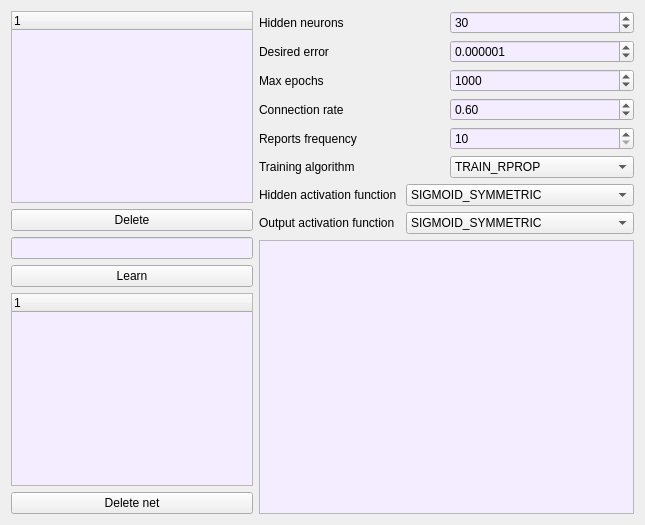
<?xml version="1.0" encoding="UTF-8"?>
<ui version="4.0">
 <class>Learn</class>
 <widget class="QWidget" name="Learn">
  <property name="geometry">
   <rect>
    <x>0</x>
    <y>0</y>
    <width>645</width>
    <height>525</height>
   </rect>
  </property>
  <property name="windowTitle">
   <string>Learning manager</string>
  </property>
  <layout class="QHBoxLayout" name="horizontalLayout_9">
   <item>
    <layout class="QVBoxLayout" name="verticalLayout_6">
     <item>
      <layout class="QVBoxLayout" name="verticalLayout_3">
       <item>
        <widget class="QTreeWidget" name="tree_exports">
         <property name="sizePolicy">
          <sizepolicy hsizetype="Maximum" vsizetype="Expanding">
           <horstretch>0</horstretch>
           <verstretch>0</verstretch>
          </sizepolicy>
         </property>
         <property name="maximumSize">
          <size>
           <width>250</width>
           <height>16777215</height>
          </size>
         </property>
         <property name="palette">
          <palette>
           <active>
            <colorrole role="Base">
             <brush brushstyle="SolidPattern">
              <color alpha="255">
               <red>243</red>
               <green>237</green>
               <blue>255</blue>
              </color>
             </brush>
            </colorrole>
           </active>
           <inactive>
            <colorrole role="Base">
             <brush brushstyle="SolidPattern">
              <color alpha="255">
               <red>243</red>
               <green>237</green>
               <blue>255</blue>
              </color>
             </brush>
            </colorrole>
           </inactive>
           <disabled>
            <colorrole role="Base">
             <brush brushstyle="SolidPattern">
              <color alpha="255">
               <red>247</red>
               <green>247</green>
               <blue>247</blue>
              </color>
             </brush>
            </colorrole>
           </disabled>
          </palette>
         </property>
         <column>
          <property name="text">
           <string notr="true">1</string>
          </property>
         </column>
        </widget>
       </item>
       <item>
        <widget class="QPushButton" name="button_exp_delete">
         <property name="text">
          <string>Delete</string>
         </property>
         <property name="icon">
          <iconset resource="../icons/icons.qrc">
           <normaloff>:/actions/actions/editdelete.png</normaloff>:/actions/actions/editdelete.png</iconset>
         </property>
        </widget>
       </item>
       <item>
        <widget class="QLineEdit" name="line_learn">
         <property name="sizePolicy">
          <sizepolicy hsizetype="Maximum" vsizetype="Fixed">
           <horstretch>0</horstretch>
           <verstretch>0</verstretch>
          </sizepolicy>
         </property>
         <property name="maximumSize">
          <size>
           <width>250</width>
           <height>16777215</height>
          </size>
         </property>
         <property name="palette">
          <palette>
           <active>
            <colorrole role="Base">
             <brush brushstyle="SolidPattern">
              <color alpha="255">
               <red>243</red>
               <green>237</green>
               <blue>255</blue>
              </color>
             </brush>
            </colorrole>
           </active>
           <inactive>
            <colorrole role="Base">
             <brush brushstyle="SolidPattern">
              <color alpha="255">
               <red>243</red>
               <green>237</green>
               <blue>255</blue>
              </color>
             </brush>
            </colorrole>
           </inactive>
           <disabled>
            <colorrole role="Base">
             <brush brushstyle="SolidPattern">
              <color alpha="255">
               <red>247</red>
               <green>247</green>
               <blue>247</blue>
              </color>
             </brush>
            </colorrole>
           </disabled>
          </palette>
         </property>
        </widget>
       </item>
       <item>
        <widget class="QPushButton" name="button_learn">
         <property name="sizePolicy">
          <sizepolicy hsizetype="Maximum" vsizetype="Fixed">
           <horstretch>0</horstretch>
           <verstretch>0</verstretch>
          </sizepolicy>
         </property>
         <property name="maximumSize">
          <size>
           <width>250</width>
           <height>16777215</height>
          </size>
         </property>
         <property name="text">
          <string>Learn</string>
         </property>
         <property name="icon">
          <iconset resource="../icons/icons.qrc">
           <normaloff>:/actions/actions/wizard.png</normaloff>:/actions/actions/wizard.png</iconset>
         </property>
        </widget>
       </item>
      </layout>
     </item>
     <item>
      <layout class="QVBoxLayout" name="verticalLayout_4">
       <item>
        <widget class="QTreeWidget" name="tree_nets">
         <property name="sizePolicy">
          <sizepolicy hsizetype="Maximum" vsizetype="Expanding">
           <horstretch>0</horstretch>
           <verstretch>0</verstretch>
          </sizepolicy>
         </property>
         <property name="palette">
          <palette>
           <active>
            <colorrole role="Base">
             <brush brushstyle="SolidPattern">
              <color alpha="255">
               <red>243</red>
               <green>237</green>
               <blue>255</blue>
              </color>
             </brush>
            </colorrole>
           </active>
           <inactive>
            <colorrole role="Base">
             <brush brushstyle="SolidPattern">
              <color alpha="255">
               <red>243</red>
               <green>237</green>
               <blue>255</blue>
              </color>
             </brush>
            </colorrole>
           </inactive>
           <disabled>
            <colorrole role="Base">
             <brush brushstyle="SolidPattern">
              <color alpha="255">
               <red>247</red>
               <green>247</green>
               <blue>247</blue>
              </color>
             </brush>
            </colorrole>
           </disabled>
          </palette>
         </property>
         <column>
          <property name="text">
           <string notr="true">1</string>
          </property>
         </column>
        </widget>
       </item>
       <item>
        <widget class="QPushButton" name="button_delete">
         <property name="sizePolicy">
          <sizepolicy hsizetype="Maximum" vsizetype="Fixed">
           <horstretch>0</horstretch>
           <verstretch>0</verstretch>
          </sizepolicy>
         </property>
         <property name="maximumSize">
          <size>
           <width>250</width>
           <height>16777215</height>
          </size>
         </property>
         <property name="text">
          <string>Delete net</string>
         </property>
         <property name="icon">
          <iconset resource="../icons/icons.qrc">
           <normaloff>:/actions/actions/editdelete.png</normaloff>:/actions/actions/editdelete.png</iconset>
         </property>
        </widget>
       </item>
      </layout>
     </item>
    </layout>
   </item>
   <item>
    <layout class="QVBoxLayout" name="verticalLayout_2">
     <item>
      <layout class="QVBoxLayout" name="verticalLayout">
       <item>
        <layout class="QHBoxLayout" name="horizontalLayout">
         <item>
          <widget class="QLabel" name="label">
           <property name="text">
            <string>Hidden neurons</string>
           </property>
          </widget>
         </item>
         <item>
          <widget class="QSpinBox" name="spin_hidden">
           <property name="palette">
            <palette>
             <active>
              <colorrole role="Base">
               <brush brushstyle="SolidPattern">
                <color alpha="255">
                 <red>243</red>
                 <green>237</green>
                 <blue>255</blue>
                </color>
               </brush>
              </colorrole>
             </active>
             <inactive>
              <colorrole role="Base">
               <brush brushstyle="SolidPattern">
                <color alpha="255">
                 <red>243</red>
                 <green>237</green>
                 <blue>255</blue>
                </color>
               </brush>
              </colorrole>
             </inactive>
             <disabled>
              <colorrole role="Base">
               <brush brushstyle="SolidPattern">
                <color alpha="255">
                 <red>247</red>
                 <green>247</green>
                 <blue>247</blue>
                </color>
               </brush>
              </colorrole>
             </disabled>
            </palette>
           </property>
           <property name="minimum">
            <number>1</number>
           </property>
           <property name="maximum">
            <number>999999</number>
           </property>
           <property name="singleStep">
            <number>10</number>
           </property>
           <property name="value">
            <number>30</number>
           </property>
          </widget>
         </item>
        </layout>
       </item>
       <item>
        <layout class="QHBoxLayout" name="horizontalLayout_2">
         <item>
          <widget class="QLabel" name="label_2">
           <property name="text">
            <string>Desired error</string>
           </property>
          </widget>
         </item>
         <item>
          <widget class="QDoubleSpinBox" name="spin_error">
           <property name="palette">
            <palette>
             <active>
              <colorrole role="Base">
               <brush brushstyle="SolidPattern">
                <color alpha="255">
                 <red>243</red>
                 <green>237</green>
                 <blue>255</blue>
                </color>
               </brush>
              </colorrole>
             </active>
             <inactive>
              <colorrole role="Base">
               <brush brushstyle="SolidPattern">
                <color alpha="255">
                 <red>243</red>
                 <green>237</green>
                 <blue>255</blue>
                </color>
               </brush>
              </colorrole>
             </inactive>
             <disabled>
              <colorrole role="Base">
               <brush brushstyle="SolidPattern">
                <color alpha="255">
                 <red>247</red>
                 <green>247</green>
                 <blue>247</blue>
                </color>
               </brush>
              </colorrole>
             </disabled>
            </palette>
           </property>
           <property name="decimals">
            <number>6</number>
           </property>
           <property name="minimum">
            <double>0.000000000000000</double>
           </property>
           <property name="maximum">
            <double>1.000000000000000</double>
           </property>
           <property name="singleStep">
            <double>0.001000000000000</double>
           </property>
           <property name="value">
            <double>0.000001000000000</double>
           </property>
          </widget>
         </item>
        </layout>
       </item>
       <item>
        <layout class="QHBoxLayout" name="horizontalLayout_3">
         <item>
          <widget class="QLabel" name="label_3">
           <property name="text">
            <string>Max epochs</string>
           </property>
          </widget>
         </item>
         <item>
          <widget class="QSpinBox" name="spin_epochs">
           <property name="palette">
            <palette>
             <active>
              <colorrole role="Base">
               <brush brushstyle="SolidPattern">
                <color alpha="255">
                 <red>243</red>
                 <green>237</green>
                 <blue>255</blue>
                </color>
               </brush>
              </colorrole>
             </active>
             <inactive>
              <colorrole role="Base">
               <brush brushstyle="SolidPattern">
                <color alpha="255">
                 <red>243</red>
                 <green>237</green>
                 <blue>255</blue>
                </color>
               </brush>
              </colorrole>
             </inactive>
             <disabled>
              <colorrole role="Base">
               <brush brushstyle="SolidPattern">
                <color alpha="255">
                 <red>247</red>
                 <green>247</green>
                 <blue>247</blue>
                </color>
               </brush>
              </colorrole>
             </disabled>
            </palette>
           </property>
           <property name="minimum">
            <number>100</number>
           </property>
           <property name="maximum">
            <number>1000000</number>
           </property>
           <property name="singleStep">
            <number>500</number>
           </property>
           <property name="value">
            <number>1000</number>
           </property>
          </widget>
         </item>
        </layout>
       </item>
       <item>
        <layout class="QHBoxLayout" name="horizontalLayout_4">
         <item>
          <widget class="QLabel" name="label_8">
           <property name="text">
            <string>Connection rate</string>
           </property>
          </widget>
         </item>
         <item>
          <widget class="QDoubleSpinBox" name="spin_rate">
           <property name="palette">
            <palette>
             <active>
              <colorrole role="Base">
               <brush brushstyle="SolidPattern">
                <color alpha="255">
                 <red>243</red>
                 <green>237</green>
                 <blue>255</blue>
                </color>
               </brush>
              </colorrole>
             </active>
             <inactive>
              <colorrole role="Base">
               <brush brushstyle="SolidPattern">
                <color alpha="255">
                 <red>243</red>
                 <green>237</green>
                 <blue>255</blue>
                </color>
               </brush>
              </colorrole>
             </inactive>
             <disabled>
              <colorrole role="Base">
               <brush brushstyle="SolidPattern">
                <color alpha="255">
                 <red>247</red>
                 <green>247</green>
                 <blue>247</blue>
                </color>
               </brush>
              </colorrole>
             </disabled>
            </palette>
           </property>
           <property name="maximum">
            <double>1.000000000000000</double>
           </property>
           <property name="singleStep">
            <double>0.100000000000000</double>
           </property>
           <property name="value">
            <double>0.600000000000000</double>
           </property>
          </widget>
         </item>
        </layout>
       </item>
       <item>
        <layout class="QHBoxLayout" name="horizontalLayout_5">
         <item>
          <widget class="QLabel" name="label_4">
           <property name="text">
            <string>Reports frequency</string>
           </property>
          </widget>
         </item>
         <item>
          <widget class="QSpinBox" name="spin_reports">
           <property name="palette">
            <palette>
             <active>
              <colorrole role="Base">
               <brush brushstyle="SolidPattern">
                <color alpha="255">
                 <red>243</red>
                 <green>237</green>
                 <blue>255</blue>
                </color>
               </brush>
              </colorrole>
             </active>
             <inactive>
              <colorrole role="Base">
               <brush brushstyle="SolidPattern">
                <color alpha="255">
                 <red>243</red>
                 <green>237</green>
                 <blue>255</blue>
                </color>
               </brush>
              </colorrole>
             </inactive>
             <disabled>
              <colorrole role="Base">
               <brush brushstyle="SolidPattern">
                <color alpha="255">
                 <red>247</red>
                 <green>247</green>
                 <blue>247</blue>
                </color>
               </brush>
              </colorrole>
             </disabled>
            </palette>
           </property>
           <property name="minimum">
            <number>10</number>
           </property>
           <property name="maximum">
            <number>1000</number>
           </property>
           <property name="singleStep">
            <number>10</number>
           </property>
           <property name="value">
            <number>10</number>
           </property>
          </widget>
         </item>
        </layout>
       </item>
       <item>
        <layout class="QHBoxLayout" name="horizontalLayout_6">
         <item>
          <widget class="QLabel" name="label_5">
           <property name="text">
            <string>Training algorithm</string>
           </property>
          </widget>
         </item>
         <item>
          <widget class="QComboBox" name="combo_algorithm">
           <property name="currentIndex">
            <number>2</number>
           </property>
           <item>
            <property name="text">
             <string>TRAIN_INCREMENTAL</string>
            </property>
           </item>
           <item>
            <property name="text">
             <string>TRAIN_BATCH</string>
            </property>
           </item>
           <item>
            <property name="text">
             <string>TRAIN_RPROP</string>
            </property>
           </item>
           <item>
            <property name="text">
             <string>TRAIN_QUICKPROP</string>
            </property>
           </item>
          </widget>
         </item>
        </layout>
       </item>
       <item>
        <layout class="QHBoxLayout" name="horizontalLayout_7">
         <item>
          <widget class="QLabel" name="label_6">
           <property name="text">
            <string>Hidden activation function </string>
           </property>
          </widget>
         </item>
         <item>
          <widget class="QComboBox" name="combo_hidden">
           <property name="currentIndex">
            <number>5</number>
           </property>
           <item>
            <property name="text">
             <string>LINEAR</string>
            </property>
           </item>
           <item>
            <property name="text">
             <string>THRESHOLD</string>
            </property>
           </item>
           <item>
            <property name="text">
             <string>THRESHOLD_SYMMETRIC</string>
            </property>
           </item>
           <item>
            <property name="text">
             <string>SIGMOID</string>
            </property>
           </item>
           <item>
            <property name="text">
             <string>SIGMOID_STEPWISE</string>
            </property>
           </item>
           <item>
            <property name="text">
             <string>SIGMOID_SYMMETRIC</string>
            </property>
           </item>
           <item>
            <property name="text">
             <string>SIGMOID_SYMMETRIC_STEPWISE</string>
            </property>
           </item>
           <item>
            <property name="text">
             <string>GAUSSIAN</string>
            </property>
           </item>
           <item>
            <property name="text">
             <string>GAUSSIAN_SYMMETRIC</string>
            </property>
           </item>
           <item>
            <property name="text">
             <string>GAUSSIAN_STEPWISE</string>
            </property>
           </item>
           <item>
            <property name="text">
             <string>ELLIOT</string>
            </property>
           </item>
           <item>
            <property name="text">
             <string>ELLIOT_SYMMETRIC</string>
            </property>
           </item>
           <item>
            <property name="text">
             <string>LINEAR_PIECE</string>
            </property>
           </item>
           <item>
            <property name="text">
             <string>LINEAR_PIECE_SYMMETRIC</string>
            </property>
           </item>
           <item>
            <property name="text">
             <string>SIN_SYMMETRIC</string>
            </property>
           </item>
           <item>
            <property name="text">
             <string>COS_SYMMETRIC</string>
            </property>
           </item>
          </widget>
         </item>
        </layout>
       </item>
       <item>
        <layout class="QHBoxLayout" name="horizontalLayout_8">
         <item>
          <widget class="QLabel" name="label_7">
           <property name="text">
            <string>Output activation function</string>
           </property>
          </widget>
         </item>
         <item>
          <widget class="QComboBox" name="combo_output">
           <property name="currentIndex">
            <number>5</number>
           </property>
           <item>
            <property name="text">
             <string>LINEAR</string>
            </property>
           </item>
           <item>
            <property name="text">
             <string>THRESHOLD</string>
            </property>
           </item>
           <item>
            <property name="text">
             <string>THRESHOLD_SYMMETRIC</string>
            </property>
           </item>
           <item>
            <property name="text">
             <string>SIGMOID</string>
            </property>
           </item>
           <item>
            <property name="text">
             <string>SIGMOID_STEPWISE</string>
            </property>
           </item>
           <item>
            <property name="text">
             <string>SIGMOID_SYMMETRIC</string>
            </property>
           </item>
           <item>
            <property name="text">
             <string>SIGMOID_SYMMETRIC_STEPWISE</string>
            </property>
           </item>
           <item>
            <property name="text">
             <string>GAUSSIAN</string>
            </property>
           </item>
           <item>
            <property name="text">
             <string>GAUSSIAN_SYMMETRIC</string>
            </property>
           </item>
           <item>
            <property name="text">
             <string>GAUSSIAN_STEPWISE</string>
            </property>
           </item>
           <item>
            <property name="text">
             <string>ELLIOT</string>
            </property>
           </item>
           <item>
            <property name="text">
             <string>ELLIOT_SYMMETRIC</string>
            </property>
           </item>
           <item>
            <property name="text">
             <string>LINEAR_PIECE</string>
            </property>
           </item>
           <item>
            <property name="text">
             <string>LINEAR_PIECE_SYMMETRIC</string>
            </property>
           </item>
           <item>
            <property name="text">
             <string>SIN_SYMMETRIC</string>
            </property>
           </item>
           <item>
            <property name="text">
             <string>COS_SYMMETRIC</string>
            </property>
           </item>
          </widget>
         </item>
        </layout>
       </item>
      </layout>
     </item>
     <item>
      <widget class="QTextBrowser" name="text_learning">
       <property name="sizePolicy">
        <sizepolicy hsizetype="Expanding" vsizetype="Expanding">
         <horstretch>0</horstretch>
         <verstretch>0</verstretch>
        </sizepolicy>
       </property>
       <property name="palette">
        <palette>
         <active>
          <colorrole role="Base">
           <brush brushstyle="SolidPattern">
            <color alpha="255">
             <red>243</red>
             <green>237</green>
             <blue>255</blue>
            </color>
           </brush>
          </colorrole>
         </active>
         <inactive>
          <colorrole role="Base">
           <brush brushstyle="SolidPattern">
            <color alpha="255">
             <red>243</red>
             <green>237</green>
             <blue>255</blue>
            </color>
           </brush>
          </colorrole>
         </inactive>
         <disabled>
          <colorrole role="Base">
           <brush brushstyle="SolidPattern">
            <color alpha="255">
             <red>247</red>
             <green>247</green>
             <blue>247</blue>
            </color>
           </brush>
          </colorrole>
         </disabled>
        </palette>
       </property>
      </widget>
     </item>
    </layout>
   </item>
  </layout>
 </widget>
 <resources>
  <include location="../icons/icons.qrc"/>
 </resources>
 <connections/>
</ui>
